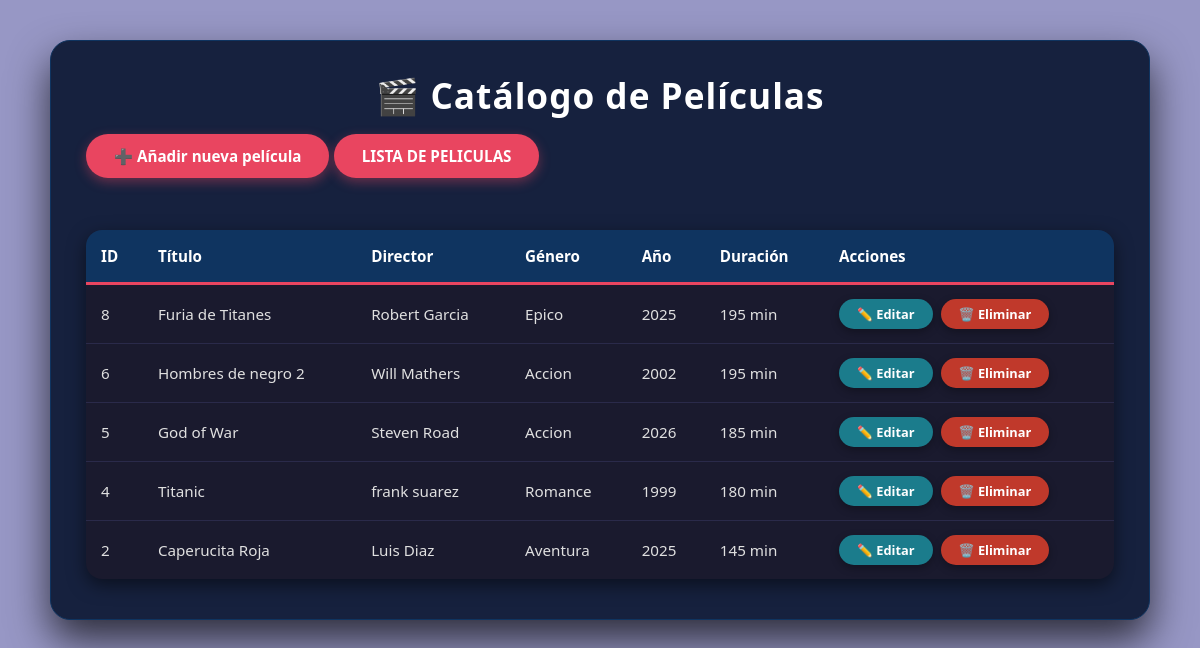
The page / on the database its author committed.
### tables this page shows
CREATE TABLE `peliculas` (
  `id` int(11) NOT NULL,
  `titulo` varchar(150) NOT NULL,
  `director` varchar(100) NOT NULL,
  `genero` varchar(50) NOT NULL,
  `anio` int(11) NOT NULL,
  `duracion` int(11) NOT NULL
);

### index.php (the view, shortened to what this page needs)
<?php
require_once 'conexion.php';
$stmt = $pdo->query("SELECT * FROM peliculas ORDER BY id DESC");
$peliculas = $stmt->fetchAll(PDO::FETCH_ASSOC);
?>
<!DOCTYPE html>
<html>
<head>
    <link rel="stylesheet" href="css/style.css">
</head>
<body>
    <div class="contenedor">
        <h1>🎬 Catálogo de Películas</h1>
        <a href="crear.php" class="boton-crear">➕ Añadir nueva película</a>
        <a href="index.php" class="boton-crear">LISTA DE PELICULAS</a>
        <br><br>
        <table>
            <thead>
                <tr>
                    <th>ID</th>
                    <th>Título</th>
                    <th>Director</th>
                    <th>Género</th>
                    <th>Año</th>
                    <th>Duración</th>
                    <th>Acciones</th>
                </tr>
            </thead>
            <tbody>
                <?php foreach ($peliculas as $pelicula): ?>
                <tr>
                    <td><?= $pelicula['id'] ?></td>
                    <td><?= htmlspecialchars($pelicula['titulo']) ?></td>
                    <td><?= htmlspecialchars($pelicula['director']) ?></td>
                    <td><?= htmlspecialchars($pelicula['genero']) ?></td>
                    <td><?= $pelicula['anio'] ?></td>
                    <td><?= $pelicula['duracion'] ?> min</td>
                    <td>
                        <div class="acciones">
                            <a href="editar.php?id=<?= $pelicula['id'] ?>" class="btn-editar">✏️ Editar</a>
                            <a href="eliminar.php?id=<?= $pelicula['id'] ?>" class="btn-eliminar" onclick="return confirm('¿Seguro?')">🗑️ Eliminar</a>
                        </div>
                    </td>
                </tr>
                <?php endforeach; ?>
            </tbody>
        </table>
    </div>
</body>
</html>

### css/style.css (style rules this page uses)
* { margin: 0; padding: 0; box-sizing: border-box; }
body { font-family: 'Segoe UI', Tahoma, Geneva, Verdana, sans-serif; background: #9797c5; color: #e0e0e0; display: flex; justify-content: center; align-items: flex-start; min-height: 100vh; padding: 40px 20px; }
.contenedor { max-width: 1100px; width: 100%; background: #16213e; padding: 30px 35px 40px 35px; border-radius: 20px; box-shadow: 0 20px 40px rgba(0, 0, 0, 0.7); border: 1px solid #0f3460; }
h1 { text-align: center; font-size: 2.2rem; font-weight: 600; color: #ffffff; margin-bottom: 15px; letter-spacing: 1px; }
.boton-crear { display: inline-block; background: #e94560; color: #fff; padding: 12px 28px; border-radius: 50px; text-decoration: none; font-weight: 600; font-size: 0.95rem; transition: all 0.3s ease; margin-bottom: 25px; border: none; cursor: pointer; box-shadow: 0 4px 12px rgba(233, 69, 96, 0.4); }
table { width: 100%; border-collapse: separate; border-spacing: 0; background: #1a1a2e; border-radius: 16px; overflow: hidden; box-shadow: 0 6px 18px rgba(0, 0, 0, 0.5); margin-top: 5px; }
thead th { background: #0f3460; color: #ffffff; font-weight: 600; font-size: 0.95rem; padding: 16px 15px; text-align: left; border-bottom: 3px solid #e94560; }
tbody td { padding: 14px 15px; border-bottom: 1px solid #2a2a4a; color: #e0e0e0; font-size: 0.95rem; }
tbody tr:last-child td { border-bottom: none; }
.acciones { display: flex; gap: 8px; flex-wrap: wrap; }
.btn-editar, .btn-eliminar { padding: 6px 18px; border: none; border-radius: 30px; font-weight: 600; font-size: 0.80rem; text-decoration: none; display: inline-block; transition: all 0.25s ease; cursor: pointer; box-shadow: 0 3px 8px rgba(0, 0, 0, 0.3); }
.btn-editar { background: #1b7c8c; color: #fff; }
.btn-eliminar { background: #c0392b; color: #fff; }

### rows shown on the page
peliculas: id "8", titulo "Furia de Titanes", director "Robert Garcia", genero "Epico", anio "2025", duracion "195"
peliculas: id "6", titulo "Hombres de negro 2", director "Will Mathers", genero "Accion", anio "2002", duracion "195"
peliculas: id "5", titulo "God of War", director "Steven Road", genero "Accion", anio "2026", duracion "185"
peliculas: id "4", titulo "Titanic", director "frank suarez", genero "Romance", anio "1999", duracion "180"
peliculas: id "2", titulo "Caperucita Roja", director "Luis Diaz", genero "Aventura", anio "2025", duracion "145"
